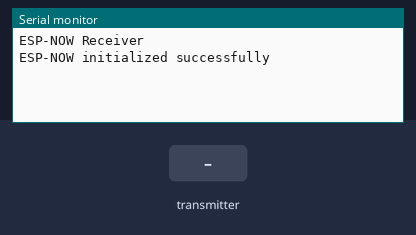
A program run on a simulated ESP32-S3. Parts: the last lines printed to the serial monitor. Inputs (shaded band) come from the test bench.

Above: at 2.2 s.
2.3 s: the transmitter starts sending a = 0
At 2.61 s:
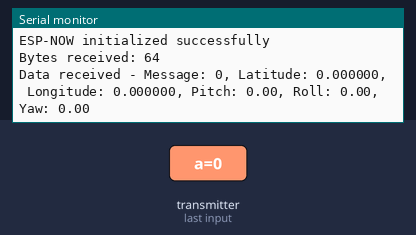
3.8 s: the transmitter starts sending lat = 25
At 4.11 s:
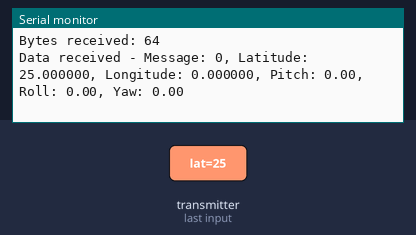
5.3 s: the transmitter starts sending longi = 25
At 5.61 s:
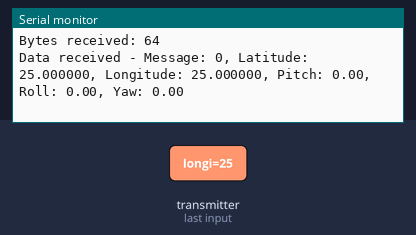
6.8 s: the transmitter starts sending pitch = 25
At 7.11 s:
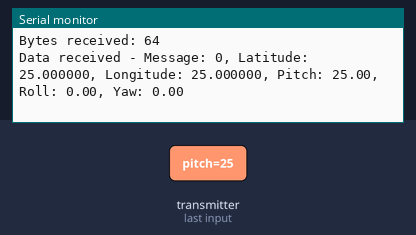
8.3 s: the transmitter starts sending roll = 25
At 8.61 s:
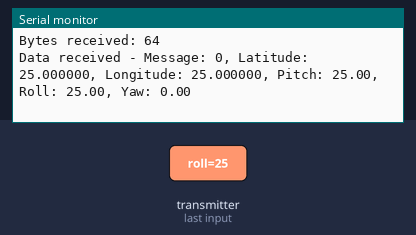
9.8 s: the transmitter starts sending yaw = 25
At 10.11 s:
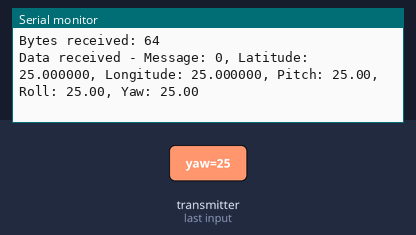

The program:

main.cpp
```cpp
#include <Arduino.h>
#include <esp_now.h>
#include <WiFi.h>

// Updated structure to receive data from the sender
typedef struct struct_message {
  char a[32];
  double lat;
  double longi;
  float pitch;
  float roll;
  float yaw;
} struct_message;

// Create a struct_message instance called myData
struct_message myData;

// Callback function executed when data is received
void OnDataRecv(const uint8_t * mac, const uint8_t* incomingData, int len) {
  memcpy(&myData, incomingData, sizeof(myData));
  Serial.print("Bytes received: ");
  Serial.println(len);

  // Send all struct items in one message
  Serial.printf("Data received - Message: %s, Latitude: %.6f, Longitude: %.6f, Pitch: %.2f, Roll: %.2f, Yaw: %.2f\n",
                myData.a, myData.lat, myData.longi, myData.pitch, myData.roll, myData.yaw);
}

void setup() {
  // Initialize Serial Monitor
  Serial.begin(115200);
  delay(1000); // Give time for Serial to initialize
  Serial.println("ESP-NOW Receiver");

  // Set device as a Wi-Fi Station
  WiFi.mode(WIFI_STA);

  // Initialize ESP-NOW
  if (esp_now_init() != ESP_OK) {
    Serial.println("Error initializing ESP-NOW");
    return;
  } else {
    Serial.println("ESP-NOW initialized successfully");
  }

  // Register the receive callback function
  esp_now_register_recv_cb(esp_now_recv_cb_t(OnDataRecv));
}

void loop() {
  // Nothing to do here
}
```

Measured:
- after the input at 2.3 s, the serial monitor: prints a new line at once (image 1)
- after the input at 3.8 s, the serial monitor: prints a new line at once (image 2)
- after the input at 5.3 s, the serial monitor: prints a new line at once (image 3)
- after the input at 6.8 s, the serial monitor: prints a new line at once (image 4)
- after the input at 8.3 s, the serial monitor: prints a new line at once (image 5)
- after the input at 9.8 s, the serial monitor: prints a new line at once (image 6)
